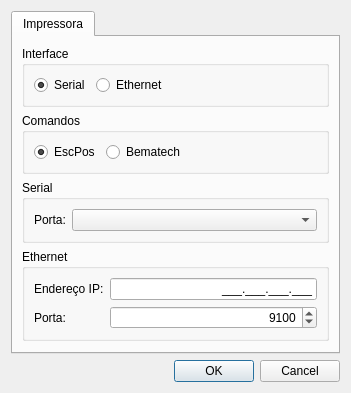
<?xml version="1.0" encoding="UTF-8"?>
<ui version="4.0">
 <class>SettingsDialog</class>
 <widget class="QDialog" name="SettingsDialog">
  <property name="geometry">
   <rect>
    <x>0</x>
    <y>0</y>
    <width>351</width>
    <height>376</height>
   </rect>
  </property>
  <property name="windowTitle">
   <string>Configurações</string>
  </property>
  <property name="windowIcon">
   <iconset resource="icons.qrc">
    <normaloff>:/icons/res/settings.png</normaloff>:/icons/res/settings.png</iconset>
  </property>
  <layout class="QVBoxLayout" name="verticalLayout">
   <item>
    <widget class="QTabWidget" name="tabWidget">
     <property name="tabShape">
      <enum>QTabWidget::TabShape::Rounded</enum>
     </property>
     <property name="currentIndex">
      <number>0</number>
     </property>
     <property name="documentMode">
      <bool>false</bool>
     </property>
     <property name="tabsClosable">
      <bool>false</bool>
     </property>
     <widget class="QWidget" name="printer">
      <attribute name="icon">
       <iconset resource="icons.qrc">
        <normaloff>:/icons/res/printer.png</normaloff>:/icons/res/printer.png</iconset>
      </attribute>
      <attribute name="title">
       <string>Impressora</string>
      </attribute>
      <layout class="QVBoxLayout" name="verticalLayout_2">
       <item>
        <widget class="QGroupBox" name="groupBox">
         <property name="title">
          <string>Interface</string>
         </property>
         <property name="flat">
          <bool>true</bool>
         </property>
         <layout class="QHBoxLayout" name="horizontalLayout_2">
          <item>
           <widget class="QRadioButton" name="rdoSerial">
            <property name="text">
             <string>Serial</string>
            </property>
            <property name="icon">
             <iconset resource="icons.qrc">
              <normaloff>:/icons/res/serial.png</normaloff>:/icons/res/serial.png</iconset>
            </property>
            <property name="checked">
             <bool>true</bool>
            </property>
           </widget>
          </item>
          <item>
           <widget class="QRadioButton" name="rdoEthernet">
            <property name="text">
             <string>Ethernet</string>
            </property>
            <property name="icon">
             <iconset resource="icons.qrc">
              <normaloff>:/icons/res/ethernet.png</normaloff>:/icons/res/ethernet.png</iconset>
            </property>
           </widget>
          </item>
          <item>
           <spacer name="horizontalSpacer_2">
            <property name="orientation">
             <enum>Qt::Orientation::Horizontal</enum>
            </property>
            <property name="sizeHint" stdset="0">
             <size>
              <width>40</width>
              <height>20</height>
             </size>
            </property>
           </spacer>
          </item>
         </layout>
        </widget>
       </item>
       <item>
        <widget class="QGroupBox" name="groupBox_2">
         <property name="title">
          <string>Comandos</string>
         </property>
         <property name="flat">
          <bool>true</bool>
         </property>
         <layout class="QHBoxLayout" name="horizontalLayout_3">
          <item>
           <widget class="QRadioButton" name="rdoEscpos">
            <property name="text">
             <string>EscPos</string>
            </property>
            <property name="checked">
             <bool>true</bool>
            </property>
           </widget>
          </item>
          <item>
           <widget class="QRadioButton" name="rdoBematech">
            <property name="text">
             <string>Bematech</string>
            </property>
           </widget>
          </item>
          <item>
           <spacer name="horizontalSpacer">
            <property name="orientation">
             <enum>Qt::Orientation::Horizontal</enum>
            </property>
            <property name="sizeHint" stdset="0">
             <size>
              <width>40</width>
              <height>20</height>
             </size>
            </property>
           </spacer>
          </item>
         </layout>
        </widget>
       </item>
       <item>
        <widget class="QGroupBox" name="grpSerial">
         <property name="title">
          <string>Serial</string>
         </property>
         <property name="flat">
          <bool>false</bool>
         </property>
         <property name="checkable">
          <bool>false</bool>
         </property>
         <layout class="QFormLayout" name="formLayout">
          <item row="0" column="0">
           <widget class="QLabel" name="label">
            <property name="text">
             <string>Porta:</string>
            </property>
           </widget>
          </item>
          <item row="0" column="1">
           <widget class="QComboBox" name="cbSerialPort"/>
          </item>
         </layout>
        </widget>
       </item>
       <item>
        <widget class="QGroupBox" name="grpEthernet">
         <property name="title">
          <string>Ethernet</string>
         </property>
         <layout class="QFormLayout" name="formLayout_4">
          <item row="0" column="0">
           <widget class="QLabel" name="label_7">
            <property name="text">
             <string>Endereço IP:</string>
            </property>
           </widget>
          </item>
          <item row="0" column="1">
           <widget class="QLineEdit" name="edEthernetIP">
            <property name="inputMask">
             <string>000.000.000.000;_</string>
            </property>
            <property name="alignment">
             <set>Qt::AlignmentFlag::AlignRight|Qt::AlignmentFlag::AlignTrailing|Qt::AlignmentFlag::AlignVCenter</set>
            </property>
           </widget>
          </item>
          <item row="1" column="0">
           <widget class="QLabel" name="label_8">
            <property name="text">
             <string>Porta:</string>
            </property>
           </widget>
          </item>
          <item row="1" column="1">
           <widget class="QSpinBox" name="sbEthernetPort">
            <property name="alignment">
             <set>Qt::AlignmentFlag::AlignRight|Qt::AlignmentFlag::AlignTrailing|Qt::AlignmentFlag::AlignVCenter</set>
            </property>
            <property name="maximum">
             <number>65535</number>
            </property>
            <property name="value">
             <number>9100</number>
            </property>
           </widget>
          </item>
         </layout>
        </widget>
       </item>
       <item>
        <spacer name="verticalSpacer_2">
         <property name="orientation">
          <enum>Qt::Orientation::Vertical</enum>
         </property>
         <property name="sizeHint" stdset="0">
          <size>
           <width>20</width>
           <height>40</height>
          </size>
         </property>
        </spacer>
       </item>
      </layout>
     </widget>
    </widget>
   </item>
   <item>
    <widget class="QDialogButtonBox" name="buttonBox">
     <property name="orientation">
      <enum>Qt::Orientation::Horizontal</enum>
     </property>
     <property name="standardButtons">
      <set>QDialogButtonBox::StandardButton::Cancel|QDialogButtonBox::StandardButton::Ok</set>
     </property>
    </widget>
   </item>
  </layout>
 </widget>
 <resources>
  <include location="icons.qrc"/>
 </resources>
 <connections>
  <connection>
   <sender>buttonBox</sender>
   <signal>accepted()</signal>
   <receiver>SettingsDialog</receiver>
   <slot>accept()</slot>
   <hints>
    <hint type="sourcelabel">
     <x>248</x>
     <y>254</y>
    </hint>
    <hint type="destinationlabel">
     <x>157</x>
     <y>274</y>
    </hint>
   </hints>
  </connection>
  <connection>
   <sender>buttonBox</sender>
   <signal>rejected()</signal>
   <receiver>SettingsDialog</receiver>
   <slot>reject()</slot>
   <hints>
    <hint type="sourcelabel">
     <x>316</x>
     <y>260</y>
    </hint>
    <hint type="destinationlabel">
     <x>286</x>
     <y>274</y>
    </hint>
   </hints>
  </connection>
 </connections>
</ui>
